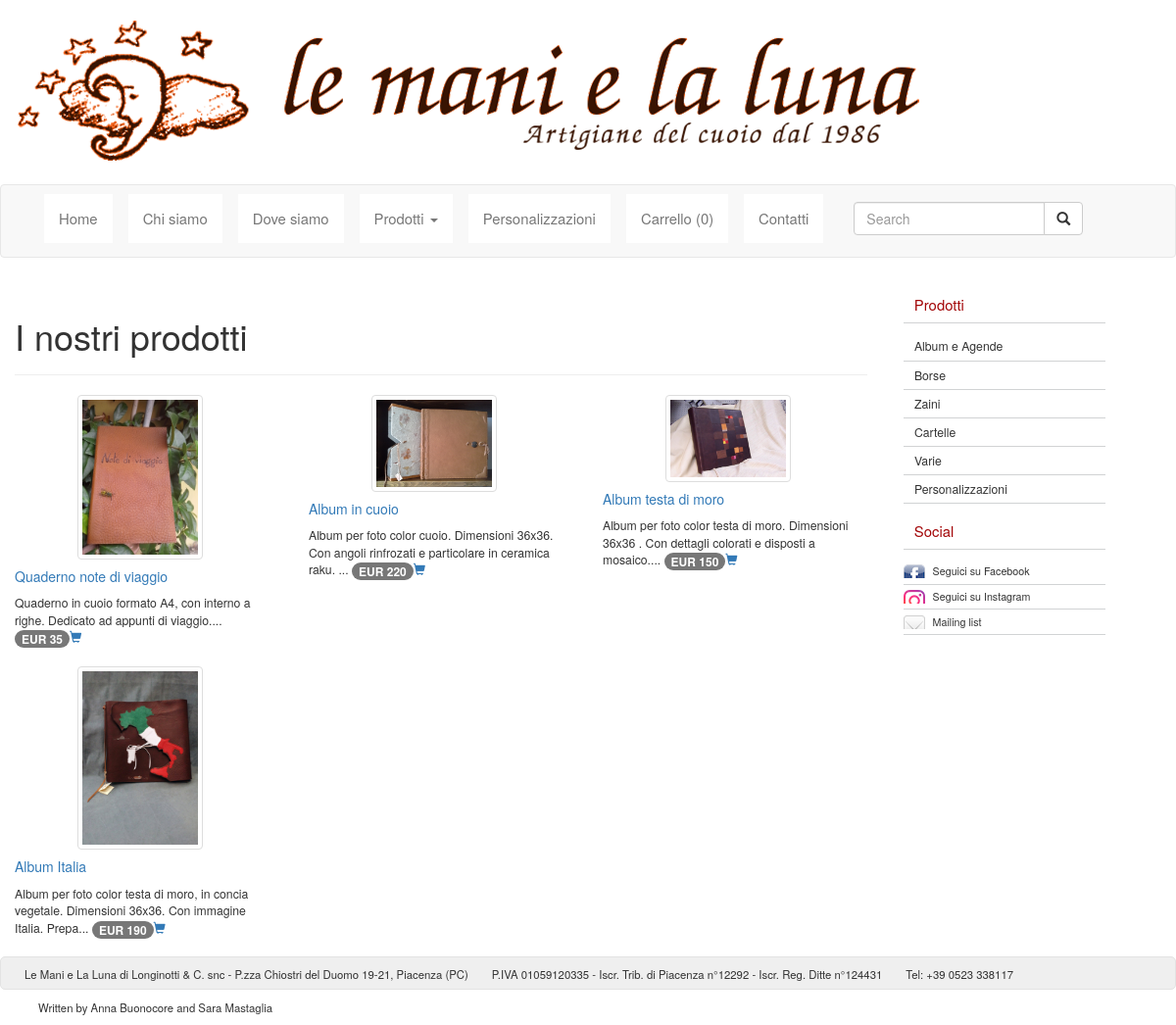
The app's page /AlbumAgende.php with its own data.
### tables this page shows
CREATE TABLE `prodotti` (
  `idprodotti` int(11) NOT NULL,
  `categoria` varchar(45) DEFAULT NULL,
  `nome` varchar(45) NOT NULL,
  `descrizione` varchar(1000) DEFAULT NULL,
  `colore` varchar(45) DEFAULT NULL,
  `disponibile` int(100) DEFAULT NULL,
  `prezzo` float DEFAULT NULL,
  `foto` varchar(45) DEFAULT NULL,
  PRIMARY KEY (`idprodotti`),
  UNIQUE KEY `idprodotti_UNIQUE` (`idprodotti`)
);

### AlbumAgende.php (the view, shortened to what this page needs)
<?php
    if ($_SESSION["carrello"]=="") {
     $carrello=array();
    } else {
     $carrello=explode(" ",trim($_SESSION["carrello"]));
     $carrello=array_unique($carrello);
    }
   $connessione = new mysqli("localhost","root","root","maniluna");
   $query_prodotti = "SELECT * FROM prodotti WHERE categoria='1albumagende' ";
?>
<!doctype html>
<html>
<head>
		<link rel="stylesheet" href="css/style.css">
        <link rel="stylesheet" href="css/bootstrap.min.css">
        </head>
       <body>
       	<div id="logo">
					<img alt="logo" src="img/logo-trasparente.png">
					<img alt="titolo" src="img/scrittalogo.png">
				</div>
    <nav class="navbar navbar-default">
  <div class="container">
    <div class="collapse navbar-collapse" id="bs-example-navbar-collapse-1">
      <ul class="nav navbar-nav">
        <li><a href="index.php"> Home <span class="sr-only">(current)</span></a></li>
        <li> <a href="Chi_siamoLML.php"> Chi siamo </a></li>
        <li> <a href="dove_siamoLML.php"> Dove siamo </a></li>
        <li class="dropdown">
          <a class="dropdown-toggle" data-toggle="dropdown" role="button" aria-haspopup="true" aria-expanded="false"> Prodotti <span class="caret"></span></a>
          </li>
          <li><a href="PersonalizzazioniLML.php"> Personalizzazioni</a></li>
          <li><a href="carrelloLML.php"> Carrello (<?php echo count($carrello)?>)</a></li>
		  <li><a href="ContattiLML.php"> Contatti</a></li>
		<form class="navbar-form navbar-right" role="search" action="ricerca.php" method="post">
          <div class="input-group">
            <input name="ricerca" type="text" class="form-control" placeholder="Search">
            <span class="input-group-btn">
            <button class="btn btn-default" type="submit"><span class="glyphicon glyphicon-search" aria-hidden="true"></span></button>
            </span>
           </div>
       </form>
	   </ul>
    </div>
  </div>
</nav>
    <div class="main">
      <div id="colonna1" class="col-xs-12 col-sm-9 colonna">
        <div class="row">
          <div class="col-xs-12 colonna">
            <div class="page-header"><h1> I nostri prodotti </h1></div>
          </div>
        </div>
        <?php
        if (!($risultato = $connessione->query($query_prodotti)))
          die("Query sui prodotti fallita!");
        $i=1;
        while ($riga = $risultato->fetch_array()) {
          $idprodotti=$riga["idprodotti"];
          $nome = $riga["nome"];
          $descrizione=substr($riga["descrizione"],0,100)."...";
          $prezzo=$riga["prezzo"];
          $foto=$riga["foto"];
          if ($i==1) {
            echo "<div class='row'>";
          }
          echo "<div class='col-xs-4'>";
          echo "<article class='schedavg' data-src='".$foto."'>";
          echo "<a href='dettaglio_prodottoLML.php?id=$idprodotti'><img class='img-thumbnail prodotto' src='img/prodotti/$foto' alt=''/></a>";
          echo "<h5><a href='dettaglio_prodottoLML.php?id=$idprodotti'>$nome </a></h5>";
          echo "<p>$descrizione";
          echo " <span class='badge badge-success'>EUR $prezzo</span>";
          echo "<a href='aggiungicarrelloLML.php?id=$idprodotti'><span class='glyphicon glyphicon-shopping-cart' aria-hidden='true'></span></a>";
          echo "</p>";
          echo "</article>";
          echo "</div>";
          if ($i==3) {
            echo "</div>";
            $i=1;
          } else {
            $i++;
          }
        }
        if ($i!=1) {
          echo "</div>";
        }
        ?>
          </div>
  <div>
     <aside id="social-widget">
				<div class="widget categorie-widget" id="categorie">
					<h3>Prodotti</h3>
					<ul>
							<li>
							<a href="AlbumAgende.php">Album e Agende</a>
						</li>
						<li>
							<a href="Borse.php">Borse</a>
						</li>
						<li>
							<a href="Zaini.php">Zaini</a>
						</li>
						<li>
							<a href="Cartelle.php">Cartelle</a>
						</li>
						<li>
							<a href="Varie.php">Varie</a>
						</li>
						<li>
							<a href="PersonalizzazioniLML.php">Personalizzazioni</a>
						</li>
					</ul>
					<h3>Social</h3>
				<div class="widget social-widget" id="social">
					<ul>
                        <li>
							<a href="https://www.facebook.com/lemanielalunapiacenza/" id="facebook"> Seguici su Facebook </a>
						</li>
						<li>
							<a href="https://www.instagram.com/lemanielaluna/?hl=it" id="instagram"> Seguici su Instagram </a>
						</li>
						<li>
							<a href="#" id="mailinglist"> Mailing list </a>
						</li>
					</ul>
				</div>
				</div>
			</aside>
  </div>
	    <div>
			<footer>
				<ul id="legal">
					<li>
						Le Mani e La Luna di Longinotti &amp; C. snc - P.zza Chiostri del Duomo 19-21, Piacenza (PC) </li>
					<li> P.IVA 01059120335 - Iscr. Trib. di Piacenza n°12292 - Iscr. Reg. Ditte n°124431
					</li>
					<li>
						Tel: <a href="tel:+390523338117">+39 0523 338117</a>
					</li>
					<li>
						Written by Anna Buonocore and Sara Mastaglia
					</li>
				</ul>
			</footer>
		</div>
		</body>
</html>

### records on screen
prodotti: foto (picture), nome "Quaderno note di viaggio", descrizione "Quaderno in cuoio formato A4, con interno a righe. Dedicato ad appunti di viaggio....", prezzo "35"
prodotti: foto (picture), nome "Album in cuoio", descrizione "Album per foto color cuoio. Dimensioni 36x36. Con angoli rinfrozati e particolare in ceramica raku. ...", prezzo "220"
prodotti: foto (picture), nome "Album testa di moro", descrizione "Album per foto color testa di moro. Dimensioni 36x36 . Con dettagli colorati e disposti a mosaico....", prezzo "150"
prodotti: foto (picture), nome "Album Italia", descrizione "Album per foto color testa di moro, in concia vegetale. Dimensioni 36x36. Con immagine Italia. Prepa...", prezzo "190"

### other values on screen
count($carrello) "0"
